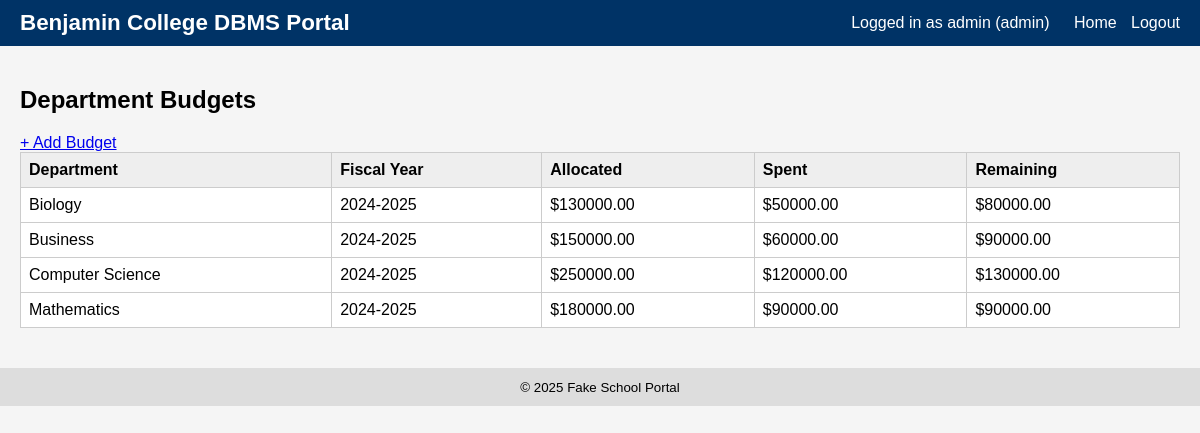
Screenshot of /admin/budgets (signed in) with the database file from the repository.
### tables this page shows
CREATE TABLE DepartmentBudget (
    budget_id INTEGER PRIMARY KEY AUTOINCREMENT,
    department_id INTEGER NOT NULL,
    fiscal_year TEXT NOT NULL,
    allocated_amount REAL NOT NULL,
    spent_amount REAL DEFAULT 0,
    FOREIGN KEY (department_id) REFERENCES Department(department_id)
);

CREATE TABLE Department (
    department_id INTEGER PRIMARY KEY AUTOINCREMENT,
    department_name TEXT NOT NULL UNIQUE
);

### app.py (the view)
@app.route("/admin/budgets")
@login_required(role="admin")
def admin_budgets():
    db = get_db()
    rows = db.execute(
        """
        SELECT b.budget_id,
               d.department_name,
               b.fiscal_year,
               b.allocated_amount,
               b.spent_amount
        FROM DepartmentBudget b
        JOIN Department d ON b.department_id = d.department_id
        ORDER BY b.fiscal_year DESC, d.department_name
        """
    ).fetchall()
    return render_template("budgets.html", budgets=rows)

### app.py (called while the page is built)
def get_db():
    if "db" not in g:
        g.db = sqlite3.connect(DATABASE)
        g.db.row_factory = sqlite3.Row
    return g.db

def login_required(role=None):
    def decorator(view):
        @wraps(view)
        def wrapped_view(**kwargs):
            if "user_id" not in session:
                return redirect(url_for("login"))
            if role and session.get("role") != role:
                flash("Unauthorized access.")
                return redirect(url_for("home"))
            return view(**kwargs)
        return wrapped_view
    return decorator

### templates/budgets.html
{% extends "base.html" %}
{% block content %}
<h2 class="page-title">Department Budgets</h2>
<a class="btn-add" href="{{ url_for('admin_add_budget') }}">+ Add Budget</a>
<table class="styled-table">
    <thead>
        <tr>
            <th>Department</th>
            <th>Fiscal Year</th>
            <th>Allocated</th>
            <th>Spent</th>
            <th>Remaining</th>
        </tr>
    </thead>
    <tbody>
        {% for b in budgets %}
        <tr>
            <td>{{ b.department_name }}</td>
            <td>{{ b.fiscal_year }}</td>
            <td>${{ "%.2f"|format(b.allocated_amount) }}</td>
            <td>${{ "%.2f"|format(b.spent_amount) }}</td>
            <td>
                {% set remaining = b.allocated_amount - b.spent_amount %}
                {% if remaining < 0 %}
                <span style="color: red;">-${{ "%.2f"|format(remaining|abs) }}</span>
                {% else %}
                ${{ "%.2f"|format(remaining) }}
                {% endif %}
            </td>
        </tr>
        {% endfor %}
    </tbody>
</table>
{% endblock %}

### static/style.css (style rules this page uses)
body { font-family: Arial, sans-serif; margin: 0; background: #f5f5f5; }
table { border-collapse: collapse; width: 100%; background: white; }
table th, table td { border: 1px solid #ccc; padding: 8px; text-align: left; }
table th { background: #eee; }

### rows the page displays
DepartmentBudget: department_name "Biology", fiscal_year "2024-2025", allocated_amount "130000.00", spent_amount "50000.00", remaining "80000.00"
DepartmentBudget: department_name "Business", fiscal_year "2024-2025", allocated_amount "150000.00", spent_amount "60000.00", remaining "90000.00"
DepartmentBudget: department_name "Computer Science", fiscal_year "2024-2025", allocated_amount "250000.00", spent_amount "120000.00", remaining "130000.00"
DepartmentBudget: department_name "Mathematics", fiscal_year "2024-2025", allocated_amount "180000.00", spent_amount "90000.00"

### other values shown
{{ session.get('username') }} "admin"
{{ session.get('role') }} "admin"
